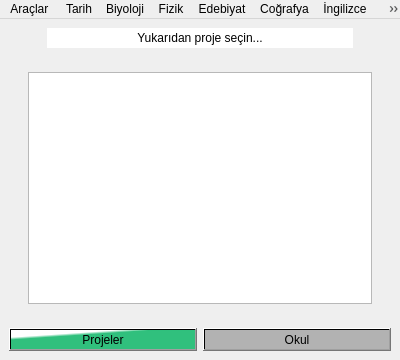
<?xml version="1.0" encoding="UTF-8"?>
<ui version="4.0">
 <class>projeEkran1</class>
 <widget class="QMainWindow" name="projeEkran1">
  <property name="geometry">
   <rect>
    <x>0</x>
    <y>0</y>
    <width>400</width>
    <height>360</height>
   </rect>
  </property>
  <property name="sizePolicy">
   <sizepolicy hsizetype="Fixed" vsizetype="Fixed">
    <horstretch>0</horstretch>
    <verstretch>0</verstretch>
   </sizepolicy>
  </property>
  <property name="minimumSize">
   <size>
    <width>400</width>
    <height>350</height>
   </size>
  </property>
  <property name="maximumSize">
   <size>
    <width>400</width>
    <height>360</height>
   </size>
  </property>
  <property name="baseSize">
   <size>
    <width>0</width>
    <height>0</height>
   </size>
  </property>
  <property name="windowTitle">
   <string>TÜBİTAK 4006 ŞAL</string>
  </property>
  <property name="windowIcon">
   <iconset resource="TUBITAK4006SAL.qrc">
    <normaloff>:/ICONS/resimler/sal-logo.ico</normaloff>:/ICONS/resimler/sal-logo.ico</iconset>
  </property>
  <property name="styleSheet">
   <string notr="true">#projeEkran1 {
border-image: url(:/arkaplan/resimler/arkaplan.jpg);
 }</string>
  </property>
  <widget class="QWidget" name="projeEkran1_2">
   <layout class="QVBoxLayout" name="verticalLayout_2">
    <item>
     <layout class="QVBoxLayout" name="verticalLayout" stretch="0,0,90,0,0">
      <item>
       <layout class="QHBoxLayout" name="horizontalLayout_4" stretch="10,80,10">
        <item>
         <spacer name="horizontalSpacer_3">
          <property name="orientation">
           <enum>Qt::Horizontal</enum>
          </property>
          <property name="sizeHint" stdset="0">
           <size>
            <width>40</width>
            <height>20</height>
           </size>
          </property>
         </spacer>
        </item>
        <item>
         <widget class="QLabel" name="baslikLabel">
          <property name="layoutDirection">
           <enum>Qt::LeftToRight</enum>
          </property>
          <property name="styleSheet">
           <string notr="true">font: 75 12pt &quot;MS Shell Dlg 2&quot;;
background-color: rgb(255, 255, 255);</string>
          </property>
          <property name="text">
           <string>&lt;html&gt;&lt;head/&gt;&lt;body&gt;&lt;p align=&quot;center&quot;&gt;Yukarıdan proje seçin...&lt;/p&gt;&lt;/body&gt;&lt;/html&gt;</string>
          </property>
         </widget>
        </item>
        <item>
         <spacer name="horizontalSpacer_4">
          <property name="orientation">
           <enum>Qt::Horizontal</enum>
          </property>
          <property name="sizeHint" stdset="0">
           <size>
            <width>40</width>
            <height>20</height>
           </size>
          </property>
         </spacer>
        </item>
       </layout>
      </item>
      <item>
       <spacer name="verticalSpacer">
        <property name="orientation">
         <enum>Qt::Vertical</enum>
        </property>
        <property name="sizeHint" stdset="0">
         <size>
          <width>20</width>
          <height>18</height>
         </size>
        </property>
       </spacer>
      </item>
      <item>
       <layout class="QHBoxLayout" name="horizontalLayout_3" stretch="5,90,5">
        <item>
         <spacer name="horizontalSpacer">
          <property name="orientation">
           <enum>Qt::Horizontal</enum>
          </property>
          <property name="sizeHint" stdset="0">
           <size>
            <width>40</width>
            <height>20</height>
           </size>
          </property>
         </spacer>
        </item>
        <item>
         <widget class="QTextBrowser" name="metinLabel">
          <property name="html">
           <string>&lt;!DOCTYPE HTML PUBLIC &quot;-//W3C//DTD HTML 4.0//EN&quot; &quot;http://www.w3.org/TR/REC-html40/strict.dtd&quot;&gt;
&lt;html&gt;&lt;head&gt;&lt;meta name=&quot;qrichtext&quot; content=&quot;1&quot; /&gt;&lt;style type=&quot;text/css&quot;&gt;
p, li { white-space: pre-wrap; }
&lt;/style&gt;&lt;/head&gt;&lt;body style=&quot; font-family:'MS Shell Dlg 2'; font-size:8.25pt; font-weight:400; font-style:normal;&quot;&gt;
&lt;p style=&quot;-qt-paragraph-type:empty; margin-top:0px; margin-bottom:0px; margin-left:0px; margin-right:0px; -qt-block-indent:0; text-indent:0px; font-size:8pt;&quot;&gt;&lt;br /&gt;&lt;/p&gt;&lt;/body&gt;&lt;/html&gt;</string>
          </property>
         </widget>
        </item>
        <item>
         <spacer name="horizontalSpacer_2">
          <property name="orientation">
           <enum>Qt::Horizontal</enum>
          </property>
          <property name="sizeHint" stdset="0">
           <size>
            <width>40</width>
            <height>20</height>
           </size>
          </property>
         </spacer>
        </item>
       </layout>
      </item>
      <item>
       <spacer name="verticalSpacer_2">
        <property name="orientation">
         <enum>Qt::Vertical</enum>
        </property>
        <property name="sizeHint" stdset="0">
         <size>
          <width>20</width>
          <height>18</height>
         </size>
        </property>
       </spacer>
      </item>
      <item>
       <layout class="QHBoxLayout" name="horizontalLayout">
        <item>
         <widget class="QPushButton" name="projelerButton1">
          <property name="sizePolicy">
           <sizepolicy hsizetype="Preferred" vsizetype="Preferred">
            <horstretch>0</horstretch>
            <verstretch>0</verstretch>
           </sizepolicy>
          </property>
          <property name="maximumSize">
           <size>
            <width>200</width>
            <height>100</height>
           </size>
          </property>
          <property name="styleSheet">
           <string notr="true">background-color: qlineargradient(spread:pad, x1:0.607955, y1:0.29, x2:0.466, y2:0.0745909, stop:0.5625 rgba(48, 192, 125, 255), stop:1 rgba(255, 255, 255, 255));
font: 14pt &quot;MS Shell Dlg 2&quot;;</string>
          </property>
          <property name="text">
           <string>Projeler</string>
          </property>
         </widget>
        </item>
        <item>
         <widget class="QPushButton" name="okulButton1">
          <property name="sizePolicy">
           <sizepolicy hsizetype="Preferred" vsizetype="Preferred">
            <horstretch>0</horstretch>
            <verstretch>0</verstretch>
           </sizepolicy>
          </property>
          <property name="maximumSize">
           <size>
            <width>200</width>
            <height>100</height>
           </size>
          </property>
          <property name="styleSheet">
           <string notr="true">background-color: qlineargradient(spread:pad, x1:0, y1:0, x2:0, y2:0, stop:1 rgba(178, 178, 178, 255));
font: 14pt &quot;MS Shell Dlg 2&quot;;</string>
          </property>
          <property name="text">
           <string>Okul</string>
          </property>
         </widget>
        </item>
       </layout>
      </item>
     </layout>
    </item>
   </layout>
  </widget>
  <widget class="QMenuBar" name="menuBar">
   <property name="geometry">
    <rect>
     <x>0</x>
     <y>0</y>
     <width>400</width>
     <height>21</height>
    </rect>
   </property>
   <property name="sizePolicy">
    <sizepolicy hsizetype="Expanding" vsizetype="Expanding">
     <horstretch>0</horstretch>
     <verstretch>0</verstretch>
    </sizepolicy>
   </property>
   <property name="defaultUp">
    <bool>false</bool>
   </property>
   <widget class="QMenu" name="menuTarih">
    <property name="styleSheet">
     <string notr="true"/>
    </property>
    <property name="title">
     <string>Tarih</string>
    </property>
    <addaction name="bar_proje1"/>
    <addaction name="separator"/>
    <addaction name="bar_proje8"/>
    <addaction name="separator"/>
    <addaction name="bar_proje20"/>
   </widget>
   <widget class="QMenu" name="menuBiyoloji">
    <property name="title">
     <string>Biyoloji</string>
    </property>
    <addaction name="bar_proje2"/>
    <addaction name="separator"/>
    <addaction name="bar_proje3"/>
    <addaction name="separator"/>
    <addaction name="bar_proje4"/>
    <addaction name="separator"/>
    <addaction name="bar_proje9"/>
    <addaction name="separator"/>
    <addaction name="bar_proje10"/>
    <addaction name="separator"/>
    <addaction name="bar_proje13"/>
    <addaction name="separator"/>
    <addaction name="bar_proje19"/>
    <addaction name="separator"/>
    <addaction name="bar_proje22"/>
   </widget>
   <widget class="QMenu" name="menuFizik">
    <property name="title">
     <string>Fizik</string>
    </property>
    <addaction name="bar_proje5"/>
    <addaction name="separator"/>
    <addaction name="bar_proje7"/>
    <addaction name="separator"/>
    <addaction name="bar_proje16"/>
    <addaction name="separator"/>
    <addaction name="bar_proje23"/>
   </widget>
   <widget class="QMenu" name="menuEdebiyat">
    <property name="title">
     <string>Edebiyat</string>
    </property>
    <addaction name="bar_proje6"/>
    <addaction name="separator"/>
    <addaction name="bar_proje11"/>
    <addaction name="separator"/>
    <addaction name="bar_proje12"/>
    <addaction name="separator"/>
    <addaction name="bar_proje15"/>
    <addaction name="separator"/>
    <addaction name="bar_proje18"/>
   </widget>
   <widget class="QMenu" name="menuCo_rafya">
    <property name="title">
     <string>Coğrafya</string>
    </property>
    <addaction name="bar_proje14"/>
   </widget>
   <widget class="QMenu" name="menu_ngilizce">
    <property name="title">
     <string>İngilizce</string>
    </property>
    <addaction name="bar_proje17"/>
   </widget>
   <widget class="QMenu" name="menuMatematik">
    <property name="title">
     <string>Matematik</string>
    </property>
    <addaction name="bar_proje21"/>
   </widget>
   <widget class="QMenu" name="menuAlmanca">
    <property name="title">
     <string>Almanca</string>
    </property>
    <addaction name="bar_proje24"/>
   </widget>
   <widget class="QMenu" name="menuAra_lar">
    <property name="title">
     <string>Araçlar </string>
    </property>
    <addaction name="buyut"/>
    <addaction name="separator"/>
    <addaction name="cikis"/>
   </widget>
   <addaction name="menuAra_lar"/>
   <addaction name="menuTarih"/>
   <addaction name="menuBiyoloji"/>
   <addaction name="menuFizik"/>
   <addaction name="menuEdebiyat"/>
   <addaction name="menuCo_rafya"/>
   <addaction name="menu_ngilizce"/>
   <addaction name="menuMatematik"/>
   <addaction name="menuAlmanca"/>
  </widget>
  <action name="bar_proje1">
   <property name="icon">
    <iconset resource="TUBITAK4006SAL.qrc">
     <normaloff>:/ICONS/resimler/tubitak.ico</normaloff>:/ICONS/resimler/tubitak.ico</iconset>
   </property>
   <property name="text">
    <string>Şişli'nin Dünü ve Bugünü</string>
   </property>
  </action>
  <action name="bar_proje8">
   <property name="icon">
    <iconset resource="TUBITAK4006SAL.qrc">
     <normaloff>:/ICONS/resimler/tubitak.ico</normaloff>:/ICONS/resimler/tubitak.ico</iconset>
   </property>
   <property name="text">
    <string>Nil Deltasında Solmuş Bir Çiçek</string>
   </property>
  </action>
  <action name="bar_proje2">
   <property name="icon">
    <iconset resource="TUBITAK4006SAL.qrc">
     <normaloff>:/ICONS/resimler/tubitak.ico</normaloff>:/ICONS/resimler/tubitak.ico</iconset>
   </property>
   <property name="text">
    <string>Arıtılan Bakteri</string>
   </property>
  </action>
  <action name="bar_proje3">
   <property name="icon">
    <iconset resource="TUBITAK4006SAL.qrc">
     <normaloff>:/ICONS/resimler/tubitak.ico</normaloff>:/ICONS/resimler/tubitak.ico</iconset>
   </property>
   <property name="text">
    <string>İdeal Su</string>
   </property>
  </action>
  <action name="bar_proje4">
   <property name="icon">
    <iconset resource="TUBITAK4006SAL.qrc">
     <normaloff>:/ICONS/resimler/tubitak.ico</normaloff>:/ICONS/resimler/tubitak.ico</iconset>
   </property>
   <property name="text">
    <string>Ses Frekansının Filizlenmeye Etkisi</string>
   </property>
  </action>
  <action name="bar_proje9">
   <property name="icon">
    <iconset resource="TUBITAK4006SAL.qrc">
     <normaloff>:/ICONS/resimler/tubitak.ico</normaloff>:/ICONS/resimler/tubitak.ico</iconset>
   </property>
   <property name="text">
    <string>Hem Bakımlı Hem Sağlıklı Ol</string>
   </property>
  </action>
  <action name="bar_proje5">
   <property name="icon">
    <iconset resource="TUBITAK4006SAL.qrc">
     <normaloff>:/ICONS/resimler/tubitak.ico</normaloff>:/ICONS/resimler/tubitak.ico</iconset>
   </property>
   <property name="text">
    <string>Görmeden Kalkan Engeller</string>
   </property>
  </action>
  <action name="bar_proje7">
   <property name="icon">
    <iconset resource="TUBITAK4006SAL.qrc">
     <normaloff>:/ICONS/resimler/tubitak.ico</normaloff>:/ICONS/resimler/tubitak.ico</iconset>
   </property>
   <property name="text">
    <string>Yürüyen Kristaller</string>
   </property>
  </action>
  <action name="bar_proje10">
   <property name="icon">
    <iconset resource="TUBITAK4006SAL.qrc">
     <normaloff>:/ICONS/resimler/tubitak.ico</normaloff>:/ICONS/resimler/tubitak.ico</iconset>
   </property>
   <property name="text">
    <string>Vitaminli Jenerasyon</string>
   </property>
  </action>
  <action name="bar_proje13">
   <property name="icon">
    <iconset resource="TUBITAK4006SAL.qrc">
     <normaloff>:/ICONS/resimler/tubitak.ico</normaloff>:/ICONS/resimler/tubitak.ico</iconset>
   </property>
   <property name="text">
    <string>Kompost</string>
   </property>
  </action>
  <action name="bar_proje6">
   <property name="icon">
    <iconset resource="TUBITAK4006SAL.qrc">
     <normaloff>:/ICONS/resimler/tubitak.ico</normaloff>:/ICONS/resimler/tubitak.ico</iconset>
   </property>
   <property name="text">
    <string>İleri Düşün Geri Dönüştür</string>
   </property>
  </action>
  <action name="bar_proje11">
   <property name="icon">
    <iconset resource="TUBITAK4006SAL.qrc">
     <normaloff>:/ICONS/resimler/tubitak.ico</normaloff>:/ICONS/resimler/tubitak.ico</iconset>
   </property>
   <property name="text">
    <string>Suçlularla Empati</string>
   </property>
  </action>
  <action name="bar_proje12">
   <property name="icon">
    <iconset resource="TUBITAK4006SAL.qrc">
     <normaloff>:/ICONS/resimler/tubitak.ico</normaloff>:/ICONS/resimler/tubitak.ico</iconset>
   </property>
   <property name="text">
    <string>İstanbul'da Yaşamış Edebiyatçılar</string>
   </property>
  </action>
  <action name="bar_proje15">
   <property name="icon">
    <iconset resource="TUBITAK4006SAL.qrc">
     <normaloff>:/ICONS/resimler/tubitak.ico</normaloff>:/ICONS/resimler/tubitak.ico</iconset>
   </property>
   <property name="text">
    <string>Bireylere Dayatılan Toplumsal Cinsiyet Kalıbı</string>
   </property>
  </action>
  <action name="bar_proje14">
   <property name="icon">
    <iconset resource="TUBITAK4006SAL.qrc">
     <normaloff>:/ICONS/resimler/tubitak.ico</normaloff>:/ICONS/resimler/tubitak.ico</iconset>
   </property>
   <property name="text">
    <string>Küresel Isınma ve İklim Değişiklilikleri</string>
   </property>
  </action>
  <action name="bar_proje16">
   <property name="icon">
    <iconset resource="TUBITAK4006SAL.qrc">
     <normaloff>:/ICONS/resimler/tubitak.ico</normaloff>:/ICONS/resimler/tubitak.ico</iconset>
   </property>
   <property name="text">
    <string>Kasislere Son</string>
   </property>
  </action>
  <action name="bar_proje17">
   <property name="icon">
    <iconset resource="TUBITAK4006SAL.qrc">
     <normaloff>:/ICONS/resimler/tubitak.ico</normaloff>:/ICONS/resimler/tubitak.ico</iconset>
   </property>
   <property name="text">
    <string>Apptionary</string>
   </property>
  </action>
  <action name="bar_proje18">
   <property name="icon">
    <iconset resource="TUBITAK4006SAL.qrc">
     <normaloff>:/ICONS/resimler/tubitak.ico</normaloff>:/ICONS/resimler/tubitak.ico</iconset>
   </property>
   <property name="text">
    <string>Annesiz Büyüyen Şairler</string>
   </property>
  </action>
  <action name="bar_proje19">
   <property name="icon">
    <iconset resource="TUBITAK4006SAL.qrc">
     <normaloff>:/ICONS/resimler/tubitak.ico</normaloff>:/ICONS/resimler/tubitak.ico</iconset>
   </property>
   <property name="text">
    <string>Aktif Karbon</string>
   </property>
  </action>
  <action name="bar_proje22">
   <property name="icon">
    <iconset resource="TUBITAK4006SAL.qrc">
     <normaloff>:/ICONS/resimler/tubitak.ico</normaloff>:/ICONS/resimler/tubitak.ico</iconset>
   </property>
   <property name="text">
    <string>Gen Aktarımı</string>
   </property>
  </action>
  <action name="bar_proje20">
   <property name="icon">
    <iconset resource="TUBITAK4006SAL.qrc">
     <normaloff>:/ICONS/resimler/tubitak.ico</normaloff>:/ICONS/resimler/tubitak.ico</iconset>
   </property>
   <property name="text">
    <string>Şişli Yerel Tarih Farkındalığı</string>
   </property>
  </action>
  <action name="bar_proje21">
   <property name="icon">
    <iconset resource="TUBITAK4006SAL.qrc">
     <normaloff>:/ICONS/resimler/tubitak.ico</normaloff>:/ICONS/resimler/tubitak.ico</iconset>
   </property>
   <property name="text">
    <string>Olasılık Konusu Hakkında Oyun</string>
   </property>
  </action>
  <action name="bar_proje23">
   <property name="icon">
    <iconset resource="TUBITAK4006SAL.qrc">
     <normaloff>:/ICONS/resimler/tubitak.ico</normaloff>:/ICONS/resimler/tubitak.ico</iconset>
   </property>
   <property name="text">
    <string>Kırmızı-Mavi</string>
   </property>
  </action>
  <action name="bar_proje24">
   <property name="icon">
    <iconset resource="TUBITAK4006SAL.qrc">
     <normaloff>:/ICONS/resimler/tubitak.ico</normaloff>:/ICONS/resimler/tubitak.ico</iconset>
   </property>
   <property name="text">
    <string>Almanca Sıfatlarının Öğretilmesi</string>
   </property>
  </action>
  <action name="buyut">
   <property name="enabled">
    <bool>false</bool>
   </property>
   <property name="icon">
    <iconset resource="TUBITAK4006SAL.qrc">
     <normaloff>:/ICONS/resimler/magnifying-glass.ico</normaloff>:/ICONS/resimler/magnifying-glass.ico</iconset>
   </property>
   <property name="text">
    <string>Resmi Büyüt</string>
   </property>
  </action>
  <action name="cikis">
   <property name="icon">
    <iconset resource="TUBITAK4006SAL.qrc">
     <normaloff>:/ICONS/resimler/power.ico</normaloff>:/ICONS/resimler/power.ico</iconset>
   </property>
   <property name="text">
    <string>Çıkış</string>
   </property>
  </action>
 </widget>
 <resources>
  <include location="TUBITAK4006SAL.qrc"/>
 </resources>
 <connections/>
</ui>
